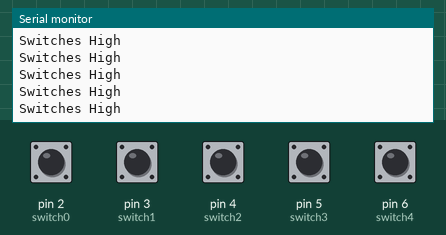
Bench run of a sketch on a simulated Arduino Uno, built with avr-gcc and run on an emulated ATmega328P. Parts: the last lines printed to the serial monitor. Inputs (shaded band) come from the test bench; at power-on: pin 2 (switch0), pin 3 (switch1), pin 4 (switch2), pin 5 (switch3), pin 6 (switch4) HIGH.

Above: at 1.2 s.
1.3 s: pin 2 (switch0) pulled LOW for 0.15 s
4.4 s: pin 3 (switch1) pulled LOW for 0.15 s
At 4.69 s:
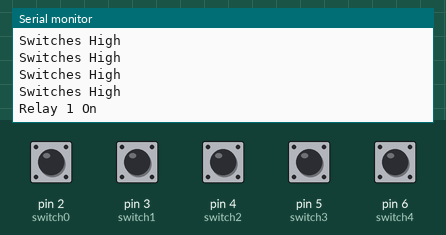
7.5 s: pin 4 (switch2) pulled LOW for 0.15 s
10.6 s: pin 5 (switch3) pulled LOW for 0.15 s
13.7 s: pin 6 (switch4) pulled LOW for 0.15 s
16.8 s: pin 2 (switch0) pulled LOW for 1 s
At 17.8 s:
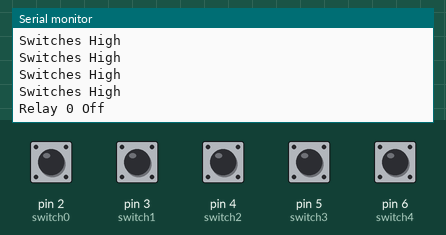
Timing chart, 0 to 19.8 s (numbered marks = the images above; inputs shaded):
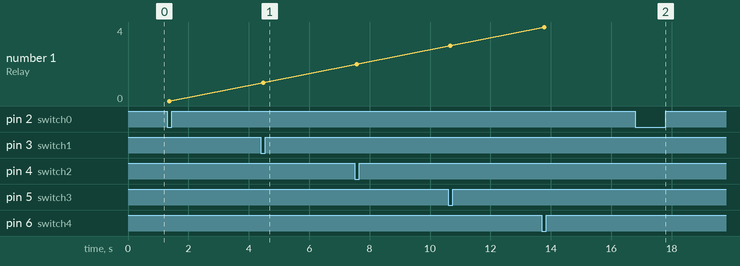

The sketch:

5BankLatching.ino
```cpp
const int switch0 = 2;
const int switch1 = 3;
const int switch2 = 4;
const int switch3 = 5;
const int switch4 = 6;
const int relay0 = 7;
const int relay1 = 8;
const int relay2 = 9;
const int relay3 = 10;
const int relay4 = 11;

int on = 1;
int off = 0;

int switchstate0 = 0;
int switchstate1 = 0;
int switchstate2 = 0;
int switchstate3 = 0;
int switchstate4 = 0;
int relaystate0 = 0;
int relaystate1 = 0;
int relaystate2 = 0;
int relaystate3 = 0;
int relaystate4 = 0;

void setup() {
  pinMode(switch0, INPUT_PULLUP);
  pinMode(switch1, INPUT_PULLUP);
  pinMode(switch2, INPUT_PULLUP);
  pinMode(switch3, INPUT_PULLUP);
  pinMode(switch4, INPUT_PULLUP);
  pinMode(relay0, INPUT_PULLUP);
  pinMode(relay1, INPUT_PULLUP);
  pinMode(relay2, INPUT_PULLUP);
  pinMode(relay3, INPUT_PULLUP);
  pinMode(relay4, INPUT_PULLUP);

  digitalWrite(relay0, LOW);
  digitalWrite(relay1, LOW);
  digitalWrite(relay2, LOW);
  digitalWrite(relay3, LOW);
  digitalWrite(relay4, LOW);
  digitalWrite(switchstate0, HIGH);
  digitalWrite(switchstate1, HIGH);
  digitalWrite(switchstate2, HIGH);
  digitalWrite(switchstate3, HIGH);
  digitalWrite(switchstate4, HIGH);

  Serial.begin(9600);
}

void loop() {
  // put your main code here, to run repeatedly:
  switchstate0 = digitalRead(switch0);
  switchstate1 = digitalRead(switch1);
  switchstate2 = digitalRead(switch2);
  switchstate3 = digitalRead(switch3);
  switchstate4 = digitalRead(switch4);

  if(switchstate0 == LOW){
    if(relaystate0 == 0){
      digitalWrite(relay0, HIGH);
      relaystate0 = on;
      Serial.println("Relay 0 On");
    }else{
      digitalWrite(relay0, LOW);
      relaystate0 = off;
      Serial.println("Relay 0 Off");
    }
    while(digitalRead(switch0) == LOW){
      delay(1);
    }
    delay(250);
  }else if(switchstate1 == LOW){
    if(relaystate1 == 0){
      digitalWrite(relay1, HIGH);
      relaystate1 = on;
      Serial.println("Relay 1 On");
    }else{
      digitalWrite(relay1, LOW);
      relaystate1 = off;
      Serial.println("Relay 1 Off");
    }
    while(digitalRead(switch1) == LOW){
      delay(1);
    }
    delay(250);
   }else if(switchstate2 == LOW){
    if(relaystate2 == 0){
      digitalWrite(relay2, HIGH);
      relaystate2 = on;
      Serial.println("Relay 2 On");
    }else{
      digitalWrite(relay2, LOW);
      relaystate2 = off;
      Serial.println("Relay 2 Off");
    }
    while(digitalRead(switch2) == LOW){
      delay(1);
    }
    delay(250);
   }else if(switchstate3 == LOW){
    if(relaystate3 == 0){
      digitalWrite(relay3, HIGH);
      relaystate3 = on;
      Serial.println("Relay 3 On");
    }else{
      digitalWrite(relay3, LOW);
      relaystate3 = off;
      Serial.println("Relay 3 Off");
    }
    while(digitalRead(switch3) == LOW){
      delay(1);
    }
    delay(250);
   }else if(switchstate4 == LOW){
    if(relaystate4 == 0){
      digitalWrite(relay4, HIGH);
      relaystate4 = on;
      Serial.println("Relay 4 On");
    }else{
      digitalWrite(relay4, LOW);
      relaystate4 = off;
      Serial.println("Relay 4 Off");
    }
    while(digitalRead(switch4) == LOW){
      delay(1);
    }
    delay(250);
   }
  makeSwitchHigh();
}

void makeSwitchHigh(){
  digitalWrite(switchstate0, HIGH);
  digitalWrite(switchstate1, HIGH);
  digitalWrite(switchstate2, HIGH);
  digitalWrite(switchstate3, HIGH);
  digitalWrite(switchstate4, HIGH);
  Serial.println("Switches High");
  }

void activateRelay(int onRelay, int offRelay0, int offRelay1, int offRelay2){
  digitalWrite(offRelay0, LOW);
  digitalWrite(offRelay1, LOW);
  digitalWrite(offRelay2, LOW);
  digitalWrite(onRelay, HIGH);
  }

void updateRelayState(int rS0, int rS1, int rS2, int rS3){
  relaystate0 = rS0;
  relaystate1 = rS1;
  relaystate2 = rS2;
  relaystate3 = rS3;
  }

void deactivateRelays(){
  digitalWrite(relay0, LOW);
  digitalWrite(relay1, LOW);
  digitalWrite(relay2, LOW);
  digitalWrite(relay3, LOW);

  }
```

Measured:
- after the input at 4.4 s, the serial monitor: prints a new line after 0.08 s (image 1)
- after the input at 16.8 s, the serial monitor: prints a new line after 0.08 s (image 2)
- plotted number 1: 0 → 1 after the input at 4.4 s, 1 → 2 after the input at 7.5 s, 2 → 3 after the input at 10.6 s, 3 → 4 after the input at 13.7 s
